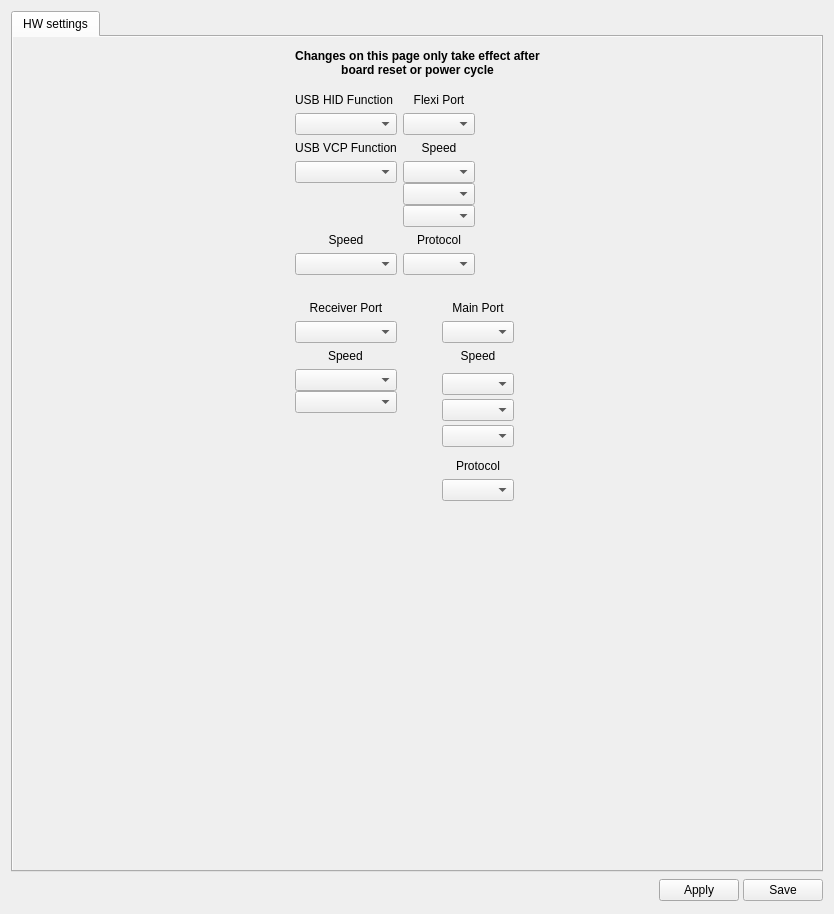
<?xml version="1.0" encoding="UTF-8"?>
<ui version="4.0">
 <class>RevoNanoHWWidget</class>
 <widget class="QWidget" name="RevoNanoHWWidget">
  <property name="geometry">
   <rect>
    <x>0</x>
    <y>0</y>
    <width>834</width>
    <height>914</height>
   </rect>
  </property>
  <property name="windowTitle">
   <string>Form</string>
  </property>
  <layout class="QVBoxLayout" name="verticalLayout">
   <item>
    <widget class="QTabWidget" name="tabWidget">
     <property name="currentIndex">
      <number>0</number>
     </property>
     <widget class="QWidget" name="tab">
      <property name="autoFillBackground">
       <bool>true</bool>
      </property>
      <attribute name="title">
       <string>HW settings</string>
      </attribute>
      <layout class="QVBoxLayout" name="verticalLayout_3">
       <property name="leftMargin">
        <number>0</number>
       </property>
       <property name="topMargin">
        <number>0</number>
       </property>
       <property name="rightMargin">
        <number>0</number>
       </property>
       <property name="bottomMargin">
        <number>0</number>
       </property>
       <item>
        <widget class="QScrollArea" name="scrollArea">
         <property name="palette">
          <palette>
           <active>
            <colorrole role="Base">
             <brush brushstyle="SolidPattern">
              <color alpha="255">
               <red>255</red>
               <green>255</green>
               <blue>255</blue>
              </color>
             </brush>
            </colorrole>
            <colorrole role="Window">
             <brush brushstyle="SolidPattern">
              <color alpha="0">
               <red>232</red>
               <green>232</green>
               <blue>232</blue>
              </color>
             </brush>
            </colorrole>
           </active>
           <inactive>
            <colorrole role="Base">
             <brush brushstyle="SolidPattern">
              <color alpha="255">
               <red>255</red>
               <green>255</green>
               <blue>255</blue>
              </color>
             </brush>
            </colorrole>
            <colorrole role="Window">
             <brush brushstyle="SolidPattern">
              <color alpha="0">
               <red>232</red>
               <green>232</green>
               <blue>232</blue>
              </color>
             </brush>
            </colorrole>
           </inactive>
           <disabled>
            <colorrole role="Base">
             <brush brushstyle="SolidPattern">
              <color alpha="0">
               <red>232</red>
               <green>232</green>
               <blue>232</blue>
              </color>
             </brush>
            </colorrole>
            <colorrole role="Window">
             <brush brushstyle="SolidPattern">
              <color alpha="0">
               <red>232</red>
               <green>232</green>
               <blue>232</blue>
              </color>
             </brush>
            </colorrole>
           </disabled>
          </palette>
         </property>
         <property name="styleSheet">
          <string notr="true">border-color: rgb(255, 0, 0);</string>
         </property>
         <property name="frameShape">
          <enum>QFrame::NoFrame</enum>
         </property>
         <property name="frameShadow">
          <enum>QFrame::Plain</enum>
         </property>
         <property name="widgetResizable">
          <bool>true</bool>
         </property>
         <widget class="QWidget" name="scrollAreaWidgetContents">
          <property name="geometry">
           <rect>
            <x>0</x>
            <y>0</y>
            <width>812</width>
            <height>828</height>
           </rect>
          </property>
          <layout class="QGridLayout" name="gridLayout_3">
           <property name="leftMargin">
            <number>12</number>
           </property>
           <property name="topMargin">
            <number>12</number>
           </property>
           <property name="rightMargin">
            <number>12</number>
           </property>
           <property name="bottomMargin">
            <number>12</number>
           </property>
           <item row="3" column="2">
            <spacer name="verticalSpacer">
             <property name="orientation">
              <enum>Qt::Vertical</enum>
             </property>
             <property name="sizeHint" stdset="0">
              <size>
               <width>20</width>
               <height>40</height>
              </size>
             </property>
            </spacer>
           </item>
           <item row="2" column="0">
            <spacer name="horizontalSpacer_4">
             <property name="orientation">
              <enum>Qt::Horizontal</enum>
             </property>
             <property name="sizeHint" stdset="0">
              <size>
               <width>40</width>
               <height>20</height>
              </size>
             </property>
            </spacer>
           </item>
           <item row="2" column="3">
            <spacer name="horizontalSpacer_5">
             <property name="orientation">
              <enum>Qt::Horizontal</enum>
             </property>
             <property name="sizeHint" stdset="0">
              <size>
               <width>40</width>
               <height>20</height>
              </size>
             </property>
            </spacer>
           </item>
           <item row="0" column="2">
            <widget class="QLabel" name="label_6">
             <property name="sizePolicy">
              <sizepolicy hsizetype="Preferred" vsizetype="Preferred">
               <horstretch>0</horstretch>
               <verstretch>0</verstretch>
              </sizepolicy>
             </property>
             <property name="minimumSize">
              <size>
               <width>0</width>
               <height>0</height>
              </size>
             </property>
             <property name="maximumSize">
              <size>
               <width>16777215</width>
               <height>16777215</height>
              </size>
             </property>
             <property name="font">
              <font>
               <weight>75</weight>
               <bold>true</bold>
              </font>
             </property>
             <property name="text">
              <string>Changes on this page only take effect after board reset or power cycle</string>
             </property>
             <property name="alignment">
              <set>Qt::AlignCenter</set>
             </property>
             <property name="wordWrap">
              <bool>true</bool>
             </property>
            </widget>
           </item>
           <item row="1" column="2">
            <spacer name="verticalSpacer_2">
             <property name="orientation">
              <enum>Qt::Vertical</enum>
             </property>
             <property name="sizeType">
              <enum>QSizePolicy::Fixed</enum>
             </property>
             <property name="sizeHint" stdset="0">
              <size>
               <width>20</width>
               <height>10</height>
              </size>
             </property>
            </spacer>
           </item>
           <item row="2" column="2">
            <layout class="QGridLayout" name="gridLayout" rowstretch="0,0,0,0,0,0,0,0,0,0,0,0,0,0,0">
             <item row="4" column="0">
              <widget class="QLabel" name="lblUSBVCPSpeed">
               <property name="sizePolicy">
                <sizepolicy hsizetype="Preferred" vsizetype="Fixed">
                 <horstretch>0</horstretch>
                 <verstretch>0</verstretch>
                </sizepolicy>
               </property>
               <property name="text">
                <string>Speed</string>
               </property>
               <property name="alignment">
                <set>Qt::AlignBottom|Qt::AlignHCenter</set>
               </property>
              </widget>
             </item>
             <item row="3" column="0" alignment="Qt::AlignTop">
              <widget class="QComboBox" name="cbUSBVCPFunction"/>
             </item>
             <item row="6" column="0" rowspan="2" colspan="6" alignment="Qt::AlignHCenter|Qt::AlignVCenter">
              <widget class="QLabel" name="label_2">
               <property name="sizePolicy">
                <sizepolicy hsizetype="Fixed" vsizetype="Fixed">
                 <horstretch>0</horstretch>
                 <verstretch>0</verstretch>
                </sizepolicy>
               </property>
               <property name="maximumSize">
                <size>
                 <width>500</width>
                 <height>350</height>
                </size>
               </property>
               <property name="text">
                <string/>
               </property>
               <property name="pixmap">
                <pixmap resource="configgadget.qrc">:/configgadget/images/nano_top.png</pixmap>
               </property>
               <property name="scaledContents">
                <bool>false</bool>
               </property>
               <property name="alignment">
                <set>Qt::AlignCenter</set>
               </property>
               <property name="textInteractionFlags">
                <set>Qt::NoTextInteraction</set>
               </property>
              </widget>
             </item>
             <item row="1" column="0">
              <widget class="QComboBox" name="cbUSBHIDFunction"/>
             </item>
             <item row="8" column="0" alignment="Qt::AlignHCenter">
              <widget class="QLabel" name="label_7">
               <property name="sizePolicy">
                <sizepolicy hsizetype="Fixed" vsizetype="Fixed">
                 <horstretch>0</horstretch>
                 <verstretch>0</verstretch>
                </sizepolicy>
               </property>
               <property name="text">
                <string>Receiver Port</string>
               </property>
               <property name="alignment">
                <set>Qt::AlignBottom|Qt::AlignHCenter</set>
               </property>
              </widget>
             </item>
             <item row="5" column="0">
              <widget class="QComboBox" name="cbUSBVCPSpeed">
               <property name="enabled">
                <bool>true</bool>
               </property>
              </widget>
             </item>
             <item row="0" column="0">
              <widget class="QLabel" name="label_4">
               <property name="sizePolicy">
                <sizepolicy hsizetype="Fixed" vsizetype="Fixed">
                 <horstretch>0</horstretch>
                 <verstretch>0</verstretch>
                </sizepolicy>
               </property>
               <property name="text">
                <string>USB HID Function</string>
               </property>
               <property name="alignment">
                <set>Qt::AlignBottom|Qt::AlignHCenter</set>
               </property>
              </widget>
             </item>
             <item row="10" column="0" alignment="Qt::AlignHCenter">
              <widget class="QLabel" name="lblRcvrSpeed">
               <property name="sizePolicy">
                <sizepolicy hsizetype="Preferred" vsizetype="Fixed">
                 <horstretch>0</horstretch>
                 <verstretch>0</verstretch>
                </sizepolicy>
               </property>
               <property name="text">
                <string>Speed</string>
               </property>
               <property name="alignment">
                <set>Qt::AlignBottom|Qt::AlignLeading|Qt::AlignLeft</set>
               </property>
              </widget>
             </item>
             <item row="9" column="0">
              <widget class="QComboBox" name="cbRcvr"/>
             </item>
             <item row="9" column="2" colspan="2">
              <widget class="QComboBox" name="cbMain"/>
             </item>
             <item row="2" column="0">
              <widget class="QLabel" name="label_8">
               <property name="sizePolicy">
                <sizepolicy hsizetype="Preferred" vsizetype="Fixed">
                 <horstretch>0</horstretch>
                 <verstretch>0</verstretch>
                </sizepolicy>
               </property>
               <property name="text">
                <string>USB VCP Function</string>
               </property>
               <property name="alignment">
                <set>Qt::AlignBottom|Qt::AlignHCenter</set>
               </property>
              </widget>
             </item>
             <item row="8" column="2" colspan="2">
              <widget class="QLabel" name="label_3">
               <property name="text">
                <string>Main Port</string>
               </property>
               <property name="alignment">
                <set>Qt::AlignBottom|Qt::AlignHCenter</set>
               </property>
              </widget>
             </item>
             <item row="14" column="2" colspan="2">
              <widget class="QComboBox" name="cbMainGPSProtocol"/>
             </item>
             <item row="10" column="2" colspan="2">
              <widget class="QLabel" name="lblMainSpeed">
               <property name="text">
                <string>Speed</string>
               </property>
               <property name="alignment">
                <set>Qt::AlignBottom|Qt::AlignHCenter</set>
               </property>
              </widget>
             </item>
             <item row="11" column="2" colspan="2">
              <layout class="QVBoxLayout" name="verticalLayout_6">
               <property name="spacing">
                <number>0</number>
               </property>
               <item>
                <widget class="QComboBox" name="cbMainTelemSpeed">
                 <property name="enabled">
                  <bool>true</bool>
                 </property>
                </widget>
               </item>
               <item>
                <widget class="QComboBox" name="cbMainGPSSpeed"/>
               </item>
               <item>
                <widget class="QComboBox" name="cbMainComSpeed"/>
               </item>
              </layout>
             </item>
             <item row="5" column="1" colspan="2">
              <widget class="QComboBox" name="cbFlexiGPSProtocol"/>
             </item>
             <item row="13" column="2" colspan="2">
              <widget class="QLabel" name="lbMainGPSProtocol">
               <property name="text">
                <string>Protocol</string>
               </property>
               <property name="alignment">
                <set>Qt::AlignCenter</set>
               </property>
              </widget>
             </item>
             <item row="4" column="1" colspan="2">
              <widget class="QLabel" name="lbFlexiGPSProtocol">
               <property name="text">
                <string>Protocol</string>
               </property>
               <property name="textFormat">
                <enum>Qt::PlainText</enum>
               </property>
               <property name="alignment">
                <set>Qt::AlignCenter</set>
               </property>
              </widget>
             </item>
             <item row="1" column="1" colspan="2">
              <widget class="QComboBox" name="cbFlexi"/>
             </item>
             <item row="3" column="1" colspan="2">
              <layout class="QVBoxLayout" name="verticalLayout_5">
               <property name="spacing">
                <number>0</number>
               </property>
               <item>
                <widget class="QComboBox" name="cbFlexiTelemSpeed">
                 <property name="enabled">
                  <bool>true</bool>
                 </property>
                </widget>
               </item>
               <item alignment="Qt::AlignTop">
                <widget class="QComboBox" name="cbFlexiGPSSpeed"/>
               </item>
               <item alignment="Qt::AlignTop">
                <widget class="QComboBox" name="cbFlexiComSpeed"/>
               </item>
              </layout>
             </item>
             <item row="0" column="1" colspan="2">
              <widget class="QLabel" name="label_5">
               <property name="text">
                <string>Flexi Port</string>
               </property>
               <property name="alignment">
                <set>Qt::AlignBottom|Qt::AlignHCenter</set>
               </property>
              </widget>
             </item>
             <item row="2" column="1" colspan="2">
              <widget class="QLabel" name="lblFlexiSpeed">
               <property name="text">
                <string>Speed</string>
               </property>
               <property name="alignment">
                <set>Qt::AlignBottom|Qt::AlignHCenter</set>
               </property>
              </widget>
             </item>
             <item row="11" column="0">
              <layout class="QVBoxLayout" name="verticalLayout_2">
               <property name="spacing">
                <number>0</number>
               </property>
               <property name="topMargin">
                <number>0</number>
               </property>
               <item>
                <widget class="QComboBox" name="cbRcvrTelemSpeed"/>
               </item>
               <item alignment="Qt::AlignTop">
                <widget class="QComboBox" name="cbRcvrComSpeed"/>
               </item>
               <item>
                <spacer name="verticalSpacer_3">
                 <property name="orientation">
                  <enum>Qt::Vertical</enum>
                 </property>
                 <property name="sizeHint" stdset="0">
                  <size>
                   <width>20</width>
                   <height>40</height>
                  </size>
                 </property>
                </spacer>
               </item>
              </layout>
             </item>
            </layout>
           </item>
          </layout>
         </widget>
        </widget>
       </item>
      </layout>
     </widget>
    </widget>
   </item>
   <item>
    <layout class="QHBoxLayout" name="horizontalLayout_2">
     <property name="spacing">
      <number>4</number>
     </property>
     <item>
      <spacer name="horizontalSpacer">
       <property name="orientation">
        <enum>Qt::Horizontal</enum>
       </property>
       <property name="sizeHint" stdset="0">
        <size>
         <width>369</width>
         <height>20</height>
        </size>
       </property>
      </spacer>
     </item>
     <item>
      <widget class="QPushButton" name="cchwHelp">
       <property name="sizePolicy">
        <sizepolicy hsizetype="Fixed" vsizetype="Fixed">
         <horstretch>0</horstretch>
         <verstretch>0</verstretch>
        </sizepolicy>
       </property>
       <property name="minimumSize">
        <size>
         <width>25</width>
         <height>25</height>
        </size>
       </property>
       <property name="maximumSize">
        <size>
         <width>25</width>
         <height>25</height>
        </size>
       </property>
       <property name="toolTip">
        <string>Takes you to the wiki page</string>
       </property>
       <property name="text">
        <string/>
       </property>
       <property name="icon">
        <iconset resource="../coreplugin/core.qrc">
         <normaloff>:/core/images/helpicon.svg</normaloff>:/core/images/helpicon.svg</iconset>
       </property>
       <property name="iconSize">
        <size>
         <width>25</width>
         <height>25</height>
        </size>
       </property>
       <property name="flat">
        <bool>true</bool>
       </property>
      </widget>
     </item>
     <item>
      <widget class="QPushButton" name="saveTelemetryToRAM">
       <property name="minimumSize">
        <size>
         <width>0</width>
         <height>0</height>
        </size>
       </property>
       <property name="maximumSize">
        <size>
         <width>16777215</width>
         <height>16777215</height>
        </size>
       </property>
       <property name="palette">
        <palette>
         <active>
          <colorrole role="Base">
           <brush brushstyle="SolidPattern">
            <color alpha="0">
             <red>255</red>
             <green>255</green>
             <blue>255</blue>
            </color>
           </brush>
          </colorrole>
          <colorrole role="Window">
           <brush brushstyle="SolidPattern">
            <color alpha="255">
             <red>232</red>
             <green>232</green>
             <blue>232</blue>
            </color>
           </brush>
          </colorrole>
         </active>
         <inactive>
          <colorrole role="Base">
           <brush brushstyle="SolidPattern">
            <color alpha="0">
             <red>255</red>
             <green>255</green>
             <blue>255</blue>
            </color>
           </brush>
          </colorrole>
          <colorrole role="Window">
           <brush brushstyle="SolidPattern">
            <color alpha="255">
             <red>232</red>
             <green>232</green>
             <blue>232</blue>
            </color>
           </brush>
          </colorrole>
         </inactive>
         <disabled>
          <colorrole role="Base">
           <brush brushstyle="SolidPattern">
            <color alpha="255">
             <red>232</red>
             <green>232</green>
             <blue>232</blue>
            </color>
           </brush>
          </colorrole>
          <colorrole role="Window">
           <brush brushstyle="SolidPattern">
            <color alpha="255">
             <red>232</red>
             <green>232</green>
             <blue>232</blue>
            </color>
           </brush>
          </colorrole>
         </disabled>
        </palette>
       </property>
       <property name="toolTip">
        <string>Send to OpenPilot but don't write in SD.
Beware of not locking yourself out!</string>
       </property>
       <property name="autoFillBackground">
        <bool>false</bool>
       </property>
       <property name="styleSheet">
        <string notr="true"/>
       </property>
       <property name="text">
        <string>Apply</string>
       </property>
       <property name="iconSize">
        <size>
         <width>16</width>
         <height>16</height>
        </size>
       </property>
       <property name="checkable">
        <bool>false</bool>
       </property>
      </widget>
     </item>
     <item>
      <widget class="QPushButton" name="saveTelemetryToSD">
       <property name="minimumSize">
        <size>
         <width>0</width>
         <height>0</height>
        </size>
       </property>
       <property name="maximumSize">
        <size>
         <width>16777215</width>
         <height>16777215</height>
        </size>
       </property>
       <property name="toolTip">
        <string>Applies and Saves all settings to SD.
Beware of not locking yourself out!</string>
       </property>
       <property name="autoFillBackground">
        <bool>false</bool>
       </property>
       <property name="styleSheet">
        <string notr="true"/>
       </property>
       <property name="text">
        <string>Save</string>
       </property>
      </widget>
     </item>
    </layout>
   </item>
  </layout>
 </widget>
 <resources>
  <include location="../coreplugin/core.qrc"/>
  <include location="configgadget.qrc"/>
 </resources>
 <connections/>
</ui>
